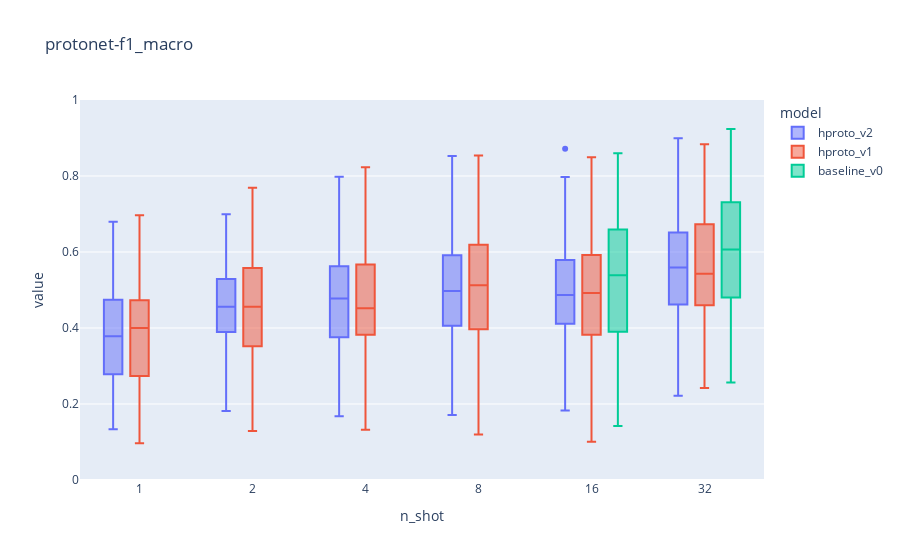

Source (notebook cell):
### Code cell
figs[1]['fig']

### Figure 1 — Plotly figure (JSON) as saved in the notebook; plotly's stock layout.template omitted (floating-point values rounded to 4 significant figures; data arrays with more than 128 entries replaced by an {"elided": "..."} marker saying what was removed)
{"data": [{"alignmentgroup": "True", "hovertemplate": "model=hproto_v2<br>n_shot=%{x}<br>value=%{y}<extra></extra>", "legendgroup": "hproto_v2", "marker": {"color": "#636efa"}, "name": "hproto_v2", "notched": false, "offsetgroup": "hproto_v2", "orientation": "v", "showlegend": true, "type": "box", "x": {"elided": "600 str values"}, "x0": " ", "xaxis": "x", "y": {"elided": "600 float values"}, "y0": " ", "yaxis": "y"}, {"alignmentgroup": "True", "hovertemplate": "model=hproto_v1<br>n_shot=%{x}<br>value=%{y}<extra></extra>", "legendgroup": "hproto_v1", "marker": {"color": "#EF553B"}, "name": "hproto_v1", "notched": false, "offsetgroup": "hproto_v1", "orientation": "v", "showlegend": true, "type": "box", "x": {"elided": "600 str values"}, "x0": " ", "xaxis": "x", "y": {"elided": "600 float values"}, "y0": " ", "yaxis": "y"}, {"alignmentgroup": "True", "hovertemplate": "model=baseline_v0<br>n_shot=%{x}<br>value=%{y}<extra></extra>", "legendgroup": "baseline_v0", "marker": {"color": "#00cc96"}, "name": "baseline_v0", "notched": false, "offsetgroup": "baseline_v0", "orientation": "v", "showlegend": true, "type": "box", "x": {"elided": "200 str values"}, "x0": " ", "xaxis": "x", "y": {"elided": "200 float values"}, "y0": " ", "yaxis": "y"}], "layout": {"boxmode": "group", "legend": {"title": {"text": "model"}, "tracegroupgap": 0}, "title": {"text": "protonet-f1_macro"}, "xaxis": {"anchor": "y", "domain": [0, 1], "title": {"text": "n_shot"}}, "yaxis": {"anchor": "x", "domain": [0, 1], "range": [0, 1], "title": {"text": "value"}}}}
